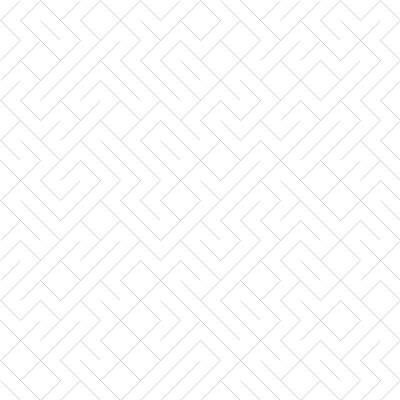
Frame 1 (no input)
Frame 60 (the mouse pressed at the canvas centre just before this capture): identical to frame 1, image omitted
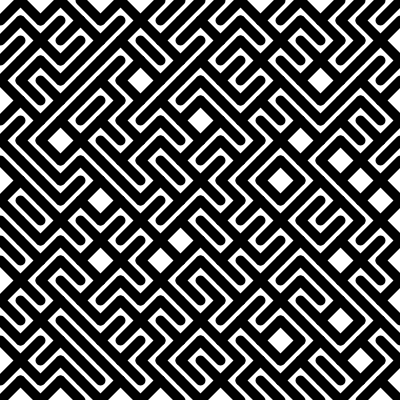
Frame 120 (the mouse held since frame 60 and released just before this capture)

The Processing sketch that drew these frames (run headless with seeded random() and noise(); from frame 60 on, the mouse is pressed at the canvas centre):

// Processing sketch: sketch_06_008
// ── sketch_06_008.pde
// int型で変数の宣言と初期化
int tileCount = 20;
int actRandomSeed = 0;
int actStrokeCap;

void setup() {
  size(400, 400); // キャンバスサイズを(400,400)に設定
  actStrokeCap = ROUND; // actStrokeCapにROUNDを代入
}

void draw() {
  background(255); // 背景色を白(255)に設定
  strokeCap(actStrokeCap); // 線端処理をROUNDに設定
  randomSeed(actRandomSeed); // 乱数の元を0に設定
  // キャンバスをtileCount=20pxで分割
  for (int gridY = 0; gridY < tileCount; gridY++) {
    for (int gridX = 0; gridX < tileCount; gridX++) {
      // 20px x 20px に分割した左上の座標をposX,posYに設定
      float posX = width / tileCount * gridX;
      float posY = height / tileCount * gridY;
      int toggle = int(random(0, 2));

      // toggleが0の場合
      if (toggle == 0) {
        strokeWeight(mouseX / 20); // 線の太さをマウスのX座標/20に設定
        // 左上から右下に線を描画
        line(posX, posY, posX+width/tileCount, posY+height/tileCount);
      }

      // toggleが1の場合
      if (toggle == 1) {
        strokeWeight(mouseY / 20); // 線の太さをマウスのY座標/20に設定
        // 右上から右下に線を描画
        line(posX, posY+width/tileCount, posX+height/tileCount, posY);
      }
    }
  }
}

// マウスが押された場合実行
void mousePressed() {
  // 乱数の元を乱数を使って別のものにする
  actRandomSeed = int(random(1000000));
}

// キーボードが押された場合実行
void keyReleased() {
  // 1が押されたら線端処理をROUND(丸)に設定
  if (key == '1') actStrokeCap = ROUND;
  // 2が押されたら線端処理をSQUARE(延長なし)に設定
  if (key == '2') actStrokeCap = SQUARE;
  // 1が押されたら線端処理をPROJECT(四角形)に設定
  if (key == '3') actStrokeCap = PROJECT;
}
